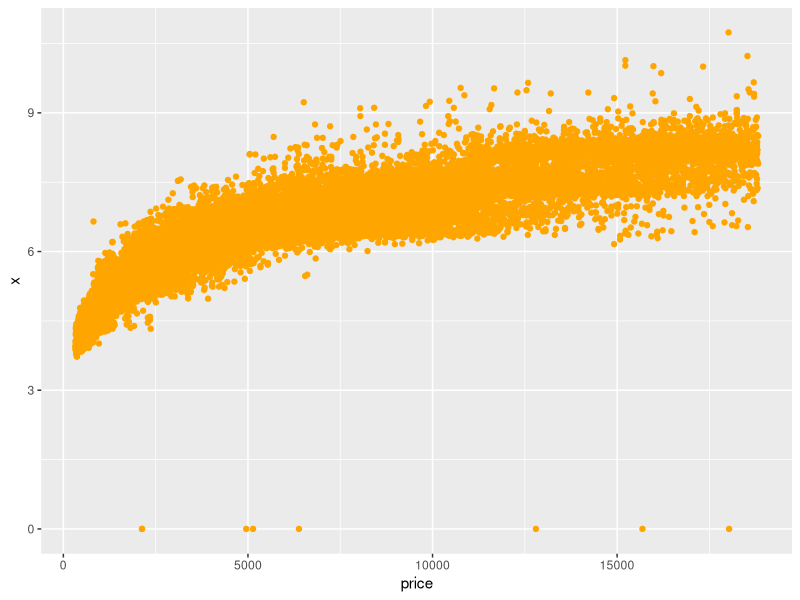
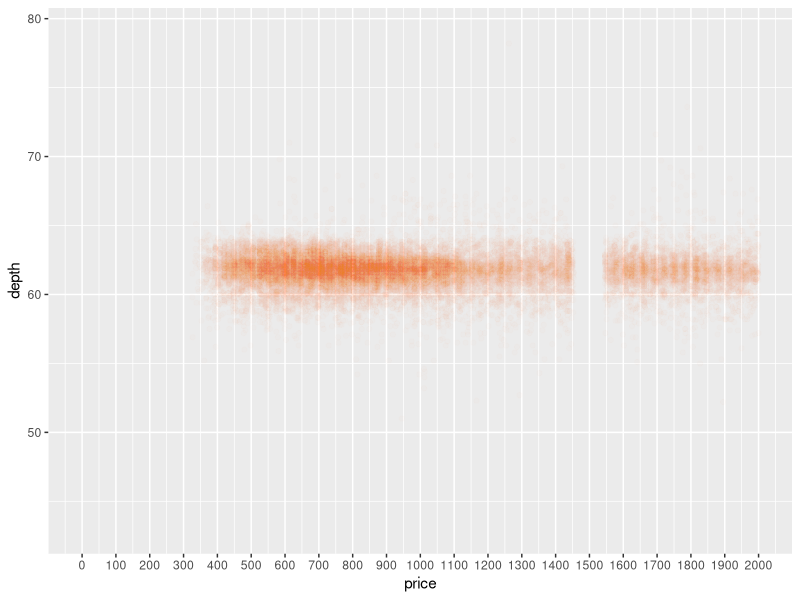
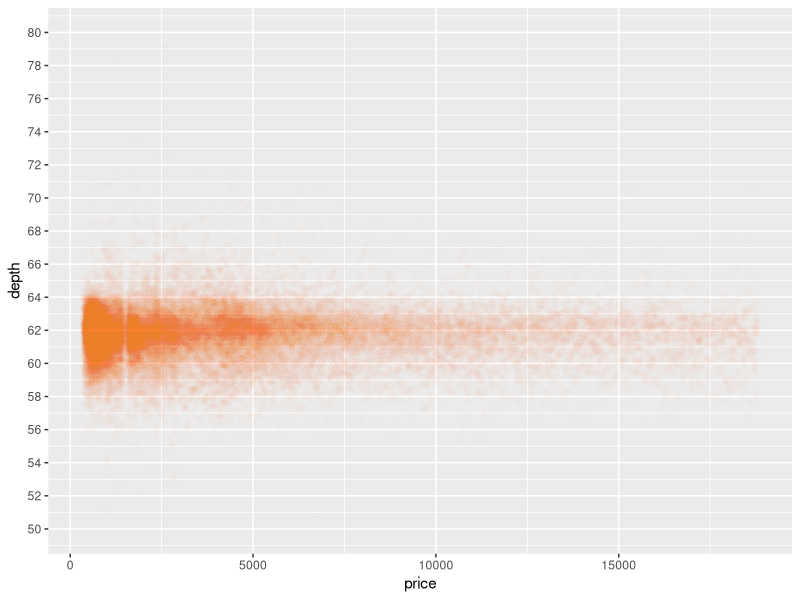
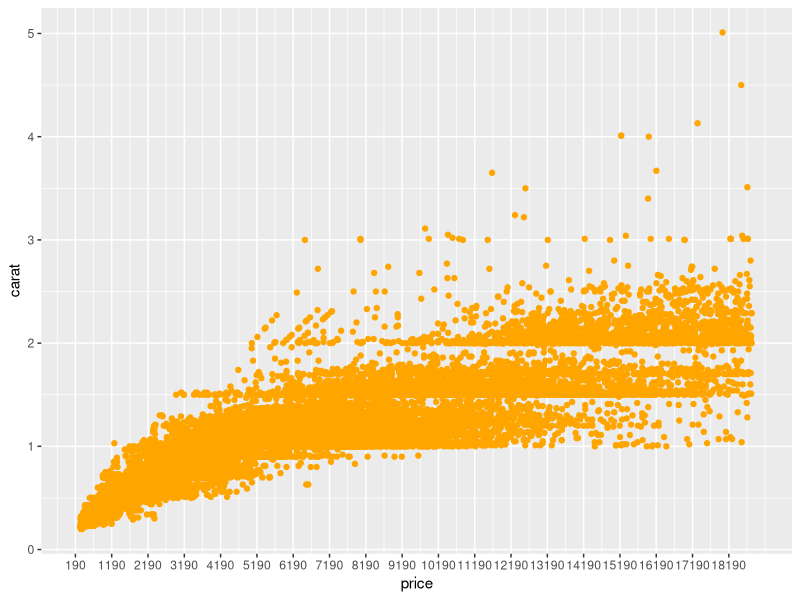
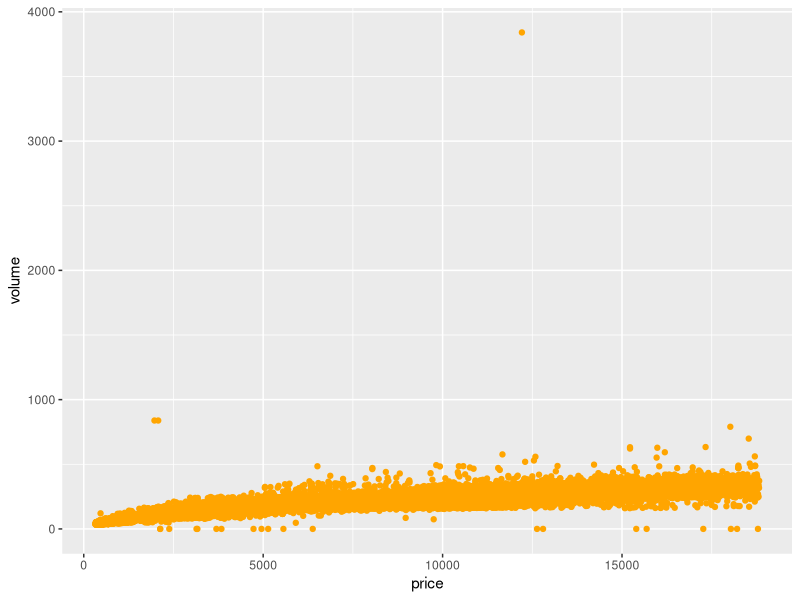
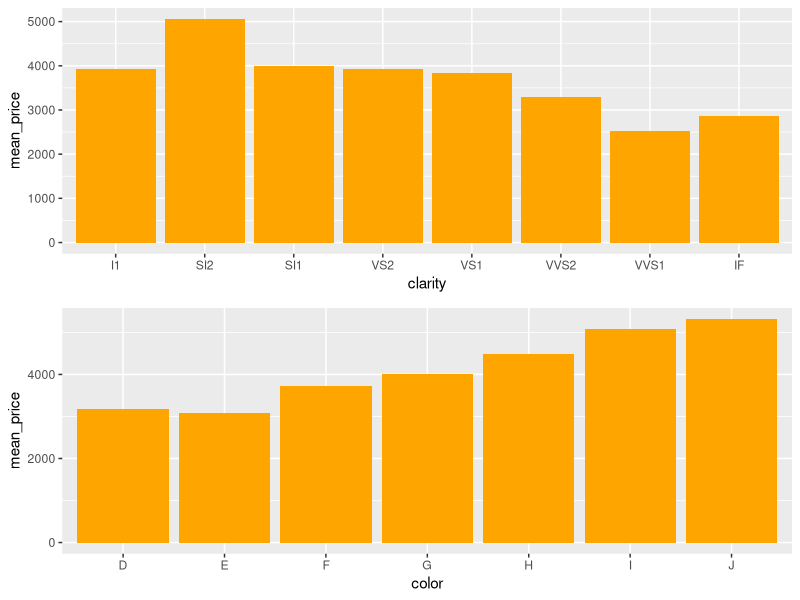

Here is the R script that generated these plots, in order:

getwd()

library(ggplot2)
data(diamonds)


names(diamonds)
View(diamonds)

#1 
#preço versus x
ggplot(aes(x = price, y = x), data = diamonds) +
  geom_point(col = "orange")

#3  
#correlação
cor.test(diamonds$price,  diamonds$x, method = "pearson")
cor.test(diamonds$price,  diamonds$y, method = "pearson")
cor.test(diamonds$price,  diamonds$z, method = "pearson")

#4
#preço versus profundidade
ggplot(aes(x = price, y = depth), data = diamonds) +
  geom_point(alpha = 0.01, col = "orange") + 
  scale_x_continuous(limits = c(0, 2000), breaks = seq(0, 2000, 100))

#5
ggplot(aes(x = price, y = depth), data = diamonds) +
  geom_point(alpha = 0.01, col = "orange") + 
  scale_y_continuous(limits = c(50, 80), breaks = seq(50, 80, 2))

#7
cor.test(diamonds$depth,  diamonds$price, method = "pearson")

#8
ggplot(aes(x = price, y = carat), data = diamonds) +
  geom_point(col = "orange") +
  scale_x_continuous(limits = c(190, 19000), breaks = seq(190, 19000, 1000))

#9
dm <- diamonds
dm$volume <- (dm$x * dm$y * dm$z)

ggplot(aes(x = price, y = volume), data = dm) +
  geom_point(col = "orange")

#10
with(subset(dm, volume > 0 & volume <= 800), 
     cor.test(dm$volume, dm$price, method = "pearson"))

#12
#apagando registro com problemas

dm[dm$volume == 0 & dm$volume >= 800, ]

dma <- dm
dma = dma[dma$volume != 0, ]
dma = dma[dma$volume < 800, ]

View(dma)

cor.test(dma$volume, dma$price, method = "pearson")


#13

## biblioteca dplyr
install.packages("dplyr")
library(dplyr)

diamondsByClarity <- diamonds %>%
  group_by(clarity) %>%
  summarise(mean_price = mean(price),
            median_price = median(price),
            min_price = min(price),
            max_price = max(price),
            n = n()) %>%
  arrange(clarity)
head(diamondsByClarity)

#14
data(diamonds)
library(dplyr)

diamonds_by_clarity <- group_by(diamonds, clarity)
diamonds_mp_by_clarity <- summarise(diamonds_by_clarity, mean_price = mean(price))

diamonds_by_color <- group_by(diamonds, color)
diamonds_mp_by_color <- summarise(diamonds_by_color, mean_price = mean(price))


a1 <- ggplot(aes(x = clarity, y = mean_price), data = diamonds_mp_by_clarity) +
  geom_col(fill = "orange")

a2 <- ggplot(aes(x = color, y = mean_price), data = diamonds_mp_by_color) + 
  geom_col(fill = "orange")

library(gridExtra)

grid.arrange(a1, a2,ncol = 1)

